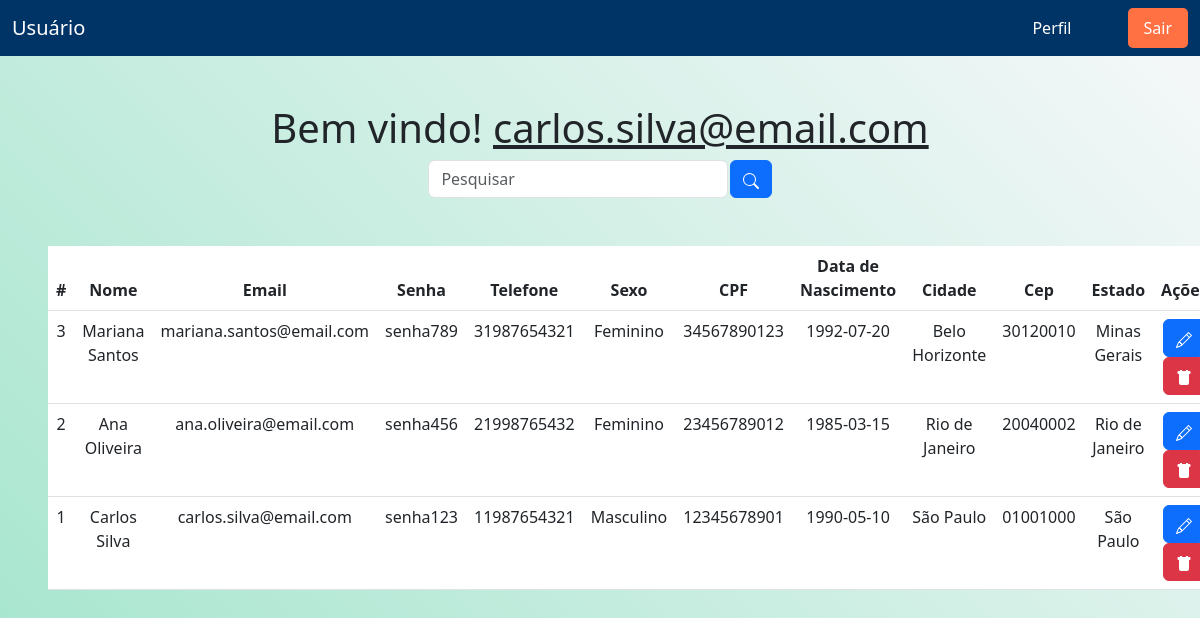
/sistema.php (signed in), run on the app's committed database.
### tables this page shows
CREATE TABLE IF NOT EXISTS tb_usuario(
	id INT PRIMARY KEY AUTO_INCREMENT,
    nome VARCHAR(100) NOT NULL,
    email VARCHAR(100) NOT NULL,
    cpf CHAR(11) NOT NULL,
    sexo VARCHAR(15) NOT NULL,
    data_nascimento DATE NOT NULL,
    senha VARCHAR(45) NOT NULL,
    id_endereco INT,
    
    CONSTRAINT fk_id_endereco_usuario FOREIGN KEY (id_endereco) REFERENCES tb_endereco(id),
    CONSTRAINT uq_cpf UNIQUE (cpf),
    CONSTRAINT uq_email UNIQUE (email)
)AUTO_INCREMENT = 1;

CREATE TABLE IF NOT EXISTS tb_telefone(
	id INT PRIMARY KEY AUTO_INCREMENT,
    numero CHAR(11) NOT NULL,
	id_usuario INT,
    
    CONSTRAINT fk_id_usuario_telefone FOREIGN KEY (id_usuario) REFERENCES tb_usuario(id)
)AUTO_INCREMENT = 1;

CREATE TABLE IF NOT EXISTS tb_endereco(
	id INT PRIMARY KEY AUTO_INCREMENT,
    cidade VARCHAR(100) NOT NULL,
    cep CHAR(8) NOT NULL,
    id_estado INT,
    
	CONSTRAINT fk_id_estado_endereco FOREIGN KEY (id_estado) REFERENCES tb_estado(id)
)AUTO_INCREMENT = 1;

CREATE TABLE IF NOT EXISTS tb_estado(
	id INT PRIMARY KEY AUTO_INCREMENT,
    nome VARCHAR(50) NOT NULL
)AUTO_INCREMENT = 1;

### sistema.php (the view, shortened to what this page needs)
<?php
include_once('config.php');
$logado = $_SESSION['email'];
$sql = "
SELECT
    u.id,
    u.nome,
    u.email,
    u.senha,
    t.numero AS telefone,
    u.sexo AS genero,
    u.cpf,
    u.data_nascimento,
    e.cidade,
    e.cep,
    es.nome AS estado
FROM tb_usuario u
LEFT JOIN tb_endereco e ON u.id_endereco = e.id
LEFT JOIN tb_estado es ON e.id_estado = es.id
LEFT JOIN tb_telefone t ON u.id = t.id_usuario
ORDER BY u.id DESC
";
$result = $conn->query($sql);
?>
<!DOCTYPE html>
<html lang="en">
<head>
    <link href="https://cdn.jsdelivr.net/npm/bootstrap@5.3.0-alpha1/dist/css/bootstrap.min.css" rel="stylesheet">
    <link rel="stylesheet" href="css/style.css">
</head>
<body class="body-sistema">
    <nav class="navbar navbar-expand-lg navbar-light" style="background-color: #003366;">
        <div class="container-fluid">
            <a class="navbar-brand text-white" href="#">Usuário</a>
            <div class="collapse navbar-collapse" id="navbarNav">
                <ul class="navbar-nav ms-auto">
                    <li class="nav-item ms-3">
                        <a class="nav-link text-white" href="sistema.php">Perfil</a>
                    </li>
                    <li class="nav-item ms-5">
                        <a class="nav-link text-white" href="logout.php" style="background-color: #FF7043; padding: 8px 16px; border-radius: 5px;">Sair</a>
                    </li>
                </ul>
            </div>
        </div>
    </nav>
    <br><br>
    <?php
    echo "<h1>Bem vindo! <u>$logado</u></h1>";
    ?>
    <div class="box-search">
        <input type="search" class="form-control w-25" placeholder="Pesquisar" id="pesquisar">
        <button onclick="searchData()" class="btn btn-primary">
        </button>
    </div>
    <div class="m-5">
        <table class="table text-white table-bg">
            <thead>
                <tr>
                    <th scope="col">#</th>
                    <th scope="col">Nome</th>
                    <th scope="col">Email</th>
                    <th scope="col">Senha</th>
                    <th scope="col">Telefone</th>
                    <th scope="col">Sexo</th>
                    <th scope="col">CPF</th>
                    <th scope="col">Data de Nascimento</th>
                    <th scope="col">Cidade</th>
                    <th scope="col">Cep</th>
                    <th scope="col">Estado</th>
                    <th scope="col">Ações</th>
                </tr>
            </thead>
            <tbody>
                <?php
                while ($user_data = mysqli_fetch_assoc($result)) {
                    echo "<tr>";
                    echo "<td>" . $user_data['id'] . "</td>";
                    echo "<td>" . $user_data['nome'] . "</td>";
                    echo "<td>" . $user_data['email'] . "</td>";
                    echo "<td>" . $user_data['senha'] . "</td>";
                    echo "<td>" . $user_data['telefone'] . "</td>";
                    echo "<td>" . $user_data['genero'] . "</td>";
                    echo "<td>" . $user_data['cpf'] . "</td>";
                    echo "<td>" . $user_data['data_nascimento'] . "</td>";
                    echo "<td>" . $user_data['cidade'] . "</td>";
                    echo "<td>" . $user_data['cep'] . "</td>";
                    echo "<td>" . $user_data['estado'] . "</td>";
                    echo "<td>
                            <a class='btn btn-primary' href='edit.php?id=" . $user_data['id'] . "'>
                                <svg xmlns='http://www.w3.org/2000/svg' width='16' height='16' fill='currentColor' class='bi bi-pencil' viewBox='0 0 16 16'>
                                    <path d='M12.146.146a.5.5 0 0 1 .708 0l3 3a.5.5 0 0 1 0 .708l-10 10a.5.5 0 0 1-.168.11l-5 2a.5.5 0 0 1-.65-.65l2-5a.5.5 0 0 1 .11-.168zM11.207 2.5 13.5 4.793 14.793 3.5 12.5 1.207zm1.586 3L10.5 3.207 4 9.707V10h.5a.5.5 0 0 1 .5.5v.5h.5a.5.5 0 0 1 .5.5v.5h.293zm-9.761 5.175-.106.106-1.528 3.821 3.821-1.528.106-.106A.5.5 0 0 1 5 12.5V12h-.5a.5.5 0 0 1-.5-.5V11h-.5a.5.5 0 0 1-.468-.325'/>
                                </svg>
                            </a>
                            <a class='btn btn-danger' href='delete.php?id=" . $user_data['id'] . "'>
                                <svg xmlns='http://www.w3.org/2000/svg' width='16' height='16' fill='currentColor' class='bi bi-trash-fill' viewBox='0 0 16 16'>
                                    <path d='M2.5 1a1 1 0 0 0-1 1v1a1 1 0 0 0 1 1H3v9a2 2 0 0 0 2 2h6a2 2 0 0 0 2-2V4h.5a1 1 0 0 0 1-1V2a1 1 0 0 0-1-1H12V0h-8v1H2.5zM6 0h4v1h-4V0z'/>
                                </svg>
                            </a>
                        </td>";
                    echo "</tr>";
                }
                ?>
            </tbody>
        </table>
    </div>
</body>
</html>

### css/style.css (style rules this page uses)
* { box-sizing: border-box; }
body { font-size: Arial, Helvetica, sans-serif; background-image: linear-gradient(45deg, #A8E6CF, #F7F8FA); }
.body-sistema { text-align: center; }
.box-search { display: flex; justify-content: center; gap: .1%; }

### sistema.php (style rules this page uses)
.table-bg { background: rgba(34, 49, 63, 0.8); border-radius: 15px; }
.box-search { display: flex; justify-content: center; gap: .1%; }

### data on the page
tb_usuario: id "3", nome "Mariana Santos", email "mariana.santos@email.com", senha "senha789", tb_telefone.numero "31987654321", sexo "Feminino", cpf "34567890123", data_nascimento "1992-07-20", id_endereco.cidade "Belo Horizonte", id_endereco.cep "30120010", tb_estado.nome "Minas Gerais"
tb_usuario: id "2", nome "Ana Oliveira", email "ana.oliveira@email.com", senha "senha456", tb_telefone.numero "21998765432", sexo "Feminino", cpf "23456789012", data_nascimento "1985-03-15", id_endereco.cidade "Rio de Janeiro", id_endereco.cep "20040002", tb_estado.nome "Rio de Janeiro"
tb_usuario: id "1", nome "Carlos Silva", email "carlos.silva@email.com", senha "senha123", tb_telefone.numero "11987654321", sexo "Masculino", cpf "12345678901", data_nascimento "1990-05-10", id_endereco.cidade "São Paulo", id_endereco.cep "01001000", tb_estado.nome "São Paulo"

### other printed values
$logado "carlos.silva@email.com"
